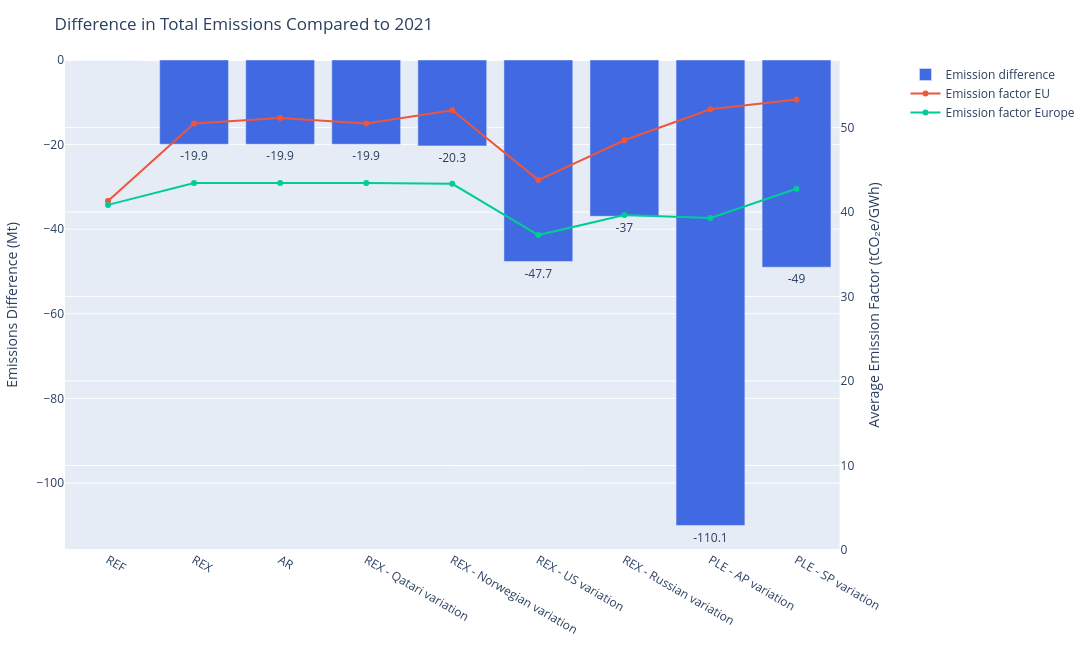

Notebook code for this chart:
### Code cell
plot_emission_difference_factors(emissions_diff, "2021", 'REF', output_path, save_output)

### Figure 1 — Plotly figure (JSON) as saved in the notebook; plotly's stock layout.template omitted (floating-point values rounded to 4 significant figures)
{"data": [{"marker": {"color": "royalblue"}, "name": "Emission difference", "text": [-68.7, 0, -19.9, -19.9, -19.9, -20.3, -47.7, -37, -110.1, -49], "textposition": "outside", "type": "bar", "x": [null, "REF", "REX", "AR", "REX - Qatari variation", "REX - Norwegian variation", "REX - US variation", "REX - Russian variation", "PLE - AP variation", "PLE - SP variation"], "xaxis": "x", "y": [-68.65, 0, -19.91, -19.92, -19.91, -20.3, -47.65, -36.96, -110.1, -48.98], "yaxis": "y"}, {"mode": "lines+markers", "name": "Emission factor EU", "type": "scatter", "x": [null, "REF", "REX", "AR", "REX - Qatari variation", "REX - Norwegian variation", "REX - US variation", "REX - Russian variation", "PLE - AP variation", "PLE - SP variation"], "xaxis": "x", "y": [32.21, 41.31, 50.5, 51.14, 50.5, 52.05, 43.79, 48.5, 52.16, 53.33], "yaxis": "y2"}, {"mode": "lines+markers", "name": "Emission factor Europe", "type": "scatter", "x": [null, "REF", "REX", "AR", "REX - Qatari variation", "REX - Norwegian variation", "REX - US variation", "REX - Russian variation", "PLE - AP variation", "PLE - SP variation"], "xaxis": "x", "y": [27.15, 40.85, 43.44, 43.44, 43.44, 43.35, 37.28, 39.65, 39.3, 42.77], "yaxis": "y2"}], "layout": {"height": 650, "margin": {"b": 60, "l": 60, "r": 60, "t": 60}, "title": {"text": "Difference in Total Emissions Compared to 2021"}, "width": 1100, "xaxis": {"anchor": "y", "domain": [0, 0.94]}, "yaxis": {"anchor": "x", "domain": [0, 1], "title": {"text": "Emissions Difference (Mt)"}}, "yaxis2": {"anchor": "x", "overlaying": "y", "range": [0, 58], "side": "right", "title": {"text": "Average Emission Factor (tCO₂e/GWh)"}}}}
